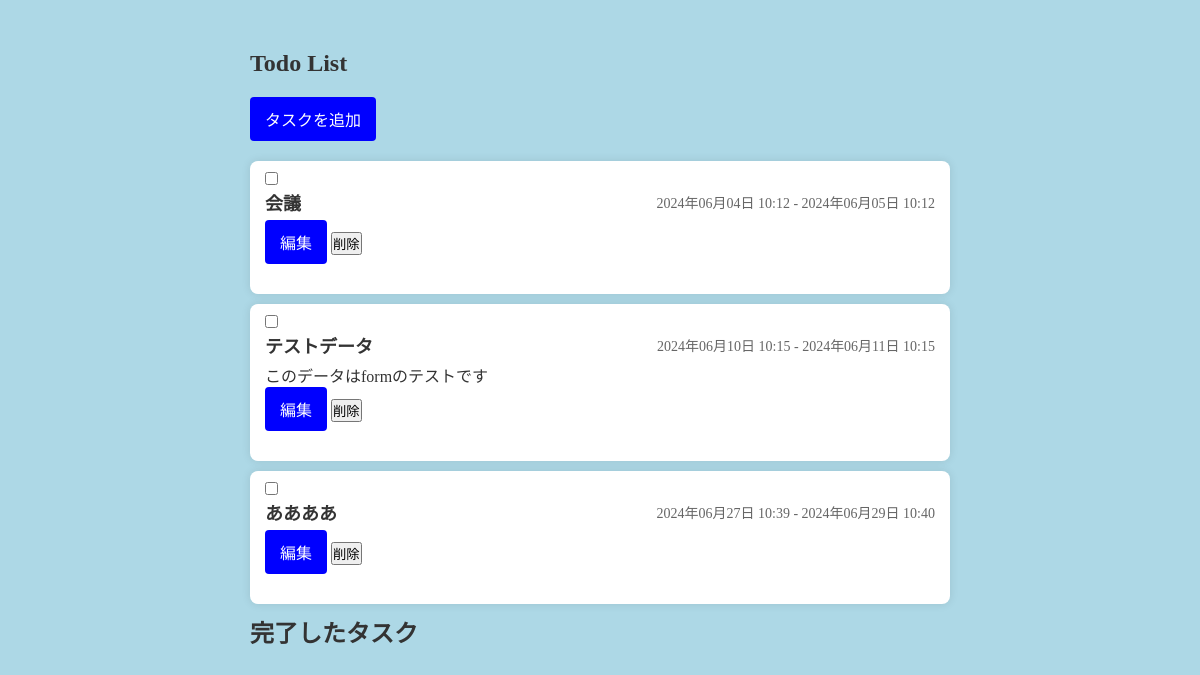
The page / on the database its author committed.
### mytodo/models.py (models this page shows, shortened)
class Task(models.Model):
    class Meta:
        db_table = "tasks"
    title = models.CharField(verbose_name="タスク名", max_length=255)
    description = models.TextField(verbose_name="詳細", null=True, blank=True)
    complete = models.IntegerField(verbose_name="完了フラグ", default=0)
    start_date = models.DateTimeField(verbose_name="開始日", null=True, blank=True)
    end_date = models.DateTimeField(verbose_name="終了日", null=True, blank=True)

### mytodo/views.py (the view)
class IndexView(View):
    def get(self, request):
        incomplete_tasks = Task.objects.filter(complete=0)
        complete_tasks = Task.objects.filter(complete=1)
        context = {
            "incomplete_tasks": incomplete_tasks,
            "complete_tasks": complete_tasks
            }
        return render(request, "mytodo/index.html", context)

### templates/mytodo/index.html (shortened to what this page needs)
{% extends "base.html" %}
{% block contents %}
<div class="index">
    <h1>Todo List</h1>
    <a href="{% url 'add' %}">タスクを追加</a>
    <ul>
        {% for task in incomplete_tasks %}
        <li class="{% if task.complete %}complete{% endif %}">
            <form action="{% url 'update_task_complete' %}" method="post" style="display: inline;">
                <input type="checkbox" name="{{ task.id }}" onchange="this.form.submit()" {% if task.complete %}checked{% endif %}>
            </form>
            <div class="task-header">
                <span class="task-title">{{ task.title }}</span>
                <span class="task-date">
                    {{ task.start_date|date:"Y年m月d日 H:i" }} - {{ task.end_date|date:"Y年m月d日 H:i" }}
                </span>
            </div>
            <p class="task-description">{{ task.description }}</p>
            <a href="{% url 'edit' task.id %}" class="btn btn-secondary">編集</a>
            <form action="{% url 'delete_task' %}" method="post" style="display: inline;">
                <button type="submit">削除</button>
            </form>
        </li>
        {% endfor %}
    </ul>
    <h2>完了したタスク</h2>
</div>
{% endblock %}

### templates/base.html (shortened to what this page needs)
{% load static %}
<!DOCTYPE html>
<html lang="en">
<head>
    <link rel="stylesheet" href="{% static 'css/style.css' %}">
</head>
<body>
    <div class="container">
        {% block contents %}
        {% endblock %}
    </div>
</body>
</html>

### static/css/style.css (style rules this page uses)
* { margin: 0; padding: 0; }
.container { height: 100vh; padding: 50px 250px; background-color: lightblue; color: #333; }
h1 { font-size: 24px; margin-bottom: 20px; }
.index a { display: inline-block; margin-bottom: 20px; padding: 10px 15px; background-color: blue; color: white; text-decoration: none; border-radius: 4px; }
.index ul { list-style-type: none; }
.index li { background-color: white; margin-bottom: 10px; padding: 10px 15px; border-radius: 8px; box-shadow: 0 0 10px rgba(0, 0, 0, 0.1); }
.task-header { display: flex; justify-content: space-between; align-items: center; margin-bottom: 5px; }
.task-title { font-weight: bold; font-size: 18px; }
.task-date { font-size: 14px; color: #666; }
.task-description { font-size: 16px; }

### rows shown on the page
Task: title "会議", start_date "2024年06月04日 10:12", end_date "2024年06月05日 10:12"
Task: title "テストデータ", start_date "2024年06月10日 10:15", end_date "2024年06月11日 10:15", description "このデータはformのテストです"
Task: title "ああああ", start_date "2024年06月27日 10:39", end_date "2024年06月29日 10:40"
